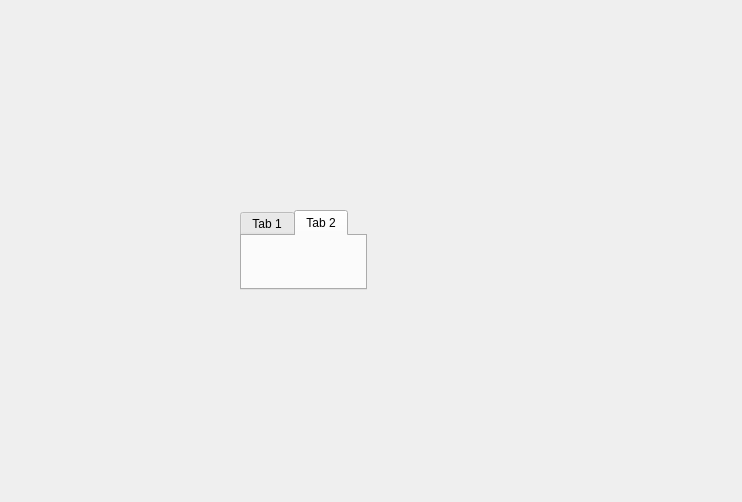
<?xml version="1.0" encoding="UTF-8"?>
<ui version="4.0">
 <class>Dialog</class>
 <widget class="QDialog" name="Dialog">
  <property name="geometry">
   <rect>
    <x>0</x>
    <y>0</y>
    <width>742</width>
    <height>502</height>
   </rect>
  </property>
  <property name="windowTitle">
   <string>Dialog</string>
  </property>
  <widget class="QTabWidget" name="tabWidget">
   <property name="geometry">
    <rect>
     <x>240</x>
     <y>210</y>
     <width>127</width>
     <height>80</height>
    </rect>
   </property>
   <property name="currentIndex">
    <number>1</number>
   </property>
   <widget class="QWidget" name="tab">
    <attribute name="title">
     <string>Tab 1</string>
    </attribute>
   </widget>
   <widget class="QWidget" name="tab_2">
    <attribute name="title">
     <string>Tab 2</string>
    </attribute>
   </widget>
  </widget>
 </widget>
 <resources/>
 <connections/>
</ui>
